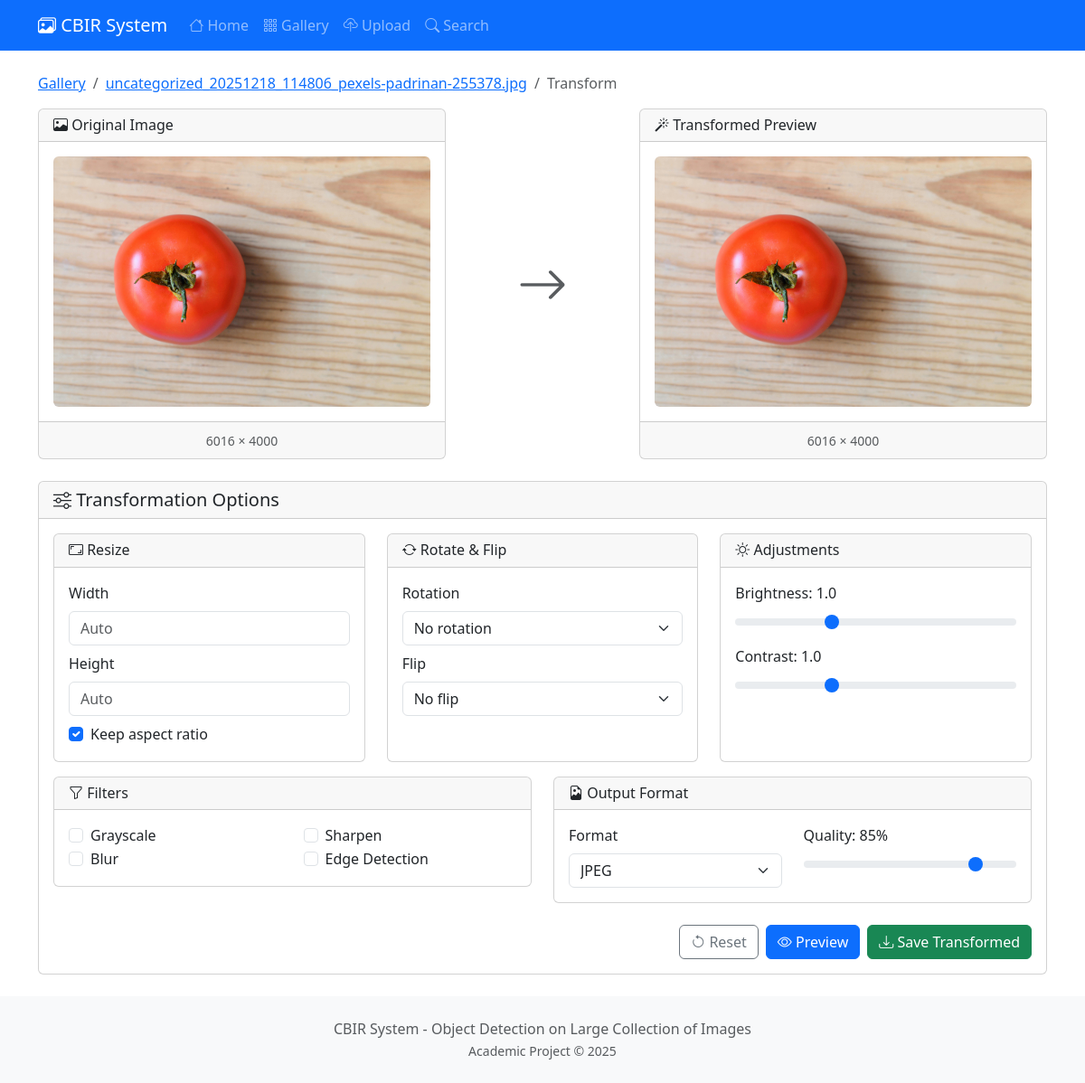
The page /image/12/transform/ on the database its author committed.
### core/models.py (models this page shows, shortened)
class Image(models.Model):
    file = models.ImageField(upload_to=image_upload_path)
    filename = models.CharField(max_length=255)
    category = models.CharField(max_length=100, null=True, blank=True)
    uploaded_at = models.DateTimeField(auto_now_add=True)
    width = models.IntegerField(default=0)
    height = models.IntegerField(default=0)
    file_size = models.IntegerField(default=0)  # in bytes
    features_extracted = models.BooleanField(default=False)
    feature_vector = models.BinaryField(null=True, blank=True)  # Serialized numpy array
    class Meta:
        ordering = ['-uploaded_at']
    @property
    def image(self):
        return self.file
    @property
    def original_filename(self):
        return self.filename

### core/views.py (the view, shortened to what this page needs)
# urls.py: path('image/<int:pk>/transform/', views.TransformView.as_view(), name='transform'),
class TransformView(View):
    template_name = 'core/transform.html'
    def get(self, request, pk):
        image = get_object_or_404(Image, pk=pk)
        form = TransformForm()
        return render(request, self.template_name, {
            'image': image,
            'form': form
        })

### templates/core/transform.html (shortened to what this page needs)
{% extends 'core/base.html' %}
{% block content %}
<nav aria-label="breadcrumb" class="mb-3">
    <ol class="breadcrumb">
        <li class="breadcrumb-item"><a href="{% url 'core:gallery' %}">Gallery</a></li>
        <li class="breadcrumb-item"><a href="{% url 'core:image_detail' image.id %}">{{ image.original_filename }}</a></li>
        <li class="breadcrumb-item active">Transform</li>
    </ol>
</nav>
<div class="row">
    <div class="col-md-5">
        <div class="card">
            <div class="card-header">
                <h6 class="mb-0"><i class="bi bi-image"></i> Original Image</h6>
            </div>
            <div class="card-body text-center">
                <img src="{{ image.image.url }}" class="img-fluid rounded" id="originalImage" alt="Original">
            </div>
            <div class="card-footer text-center">
                <small class="text-muted">{{ image.width }} × {{ image.height }}</small>
            </div>
        </div>
    </div>
    <div class="col-md-2 d-flex align-items-center justify-content-center">
        <i class="bi bi-arrow-right display-4 text-muted"></i>
    </div>
    <div class="col-md-5">
        <div class="card">
            <div class="card-header">
                <h6 class="mb-0"><i class="bi bi-magic"></i> Transformed Preview</h6>
            </div>
            <div class="card-body text-center">
                <img src="{{ image.image.url }}" class="img-fluid rounded" id="previewImage" alt="Preview">
            </div>
            <div class="card-footer text-center">
                <small class="text-muted" id="previewDimensions">{{ image.width }} × {{ image.height }}</small>
            </div>
        </div>
    </div>
</div>
<div class="card mt-4">
    <div class="card-header">
        <h5 class="mb-0"><i class="bi bi-sliders"></i> Transformation Options</h5>
    </div>
    <div class="card-body">
        <form method="post" id="transformForm">
            <div class="row">
                <div class="col-md-4">
                    <div class="card h-100">
                        <div class="card-header">
                            <h6 class="mb-0"><i class="bi bi-aspect-ratio"></i> Resize</h6>
                        </div>
                        <div class="card-body">
                            <div class="mb-2">
                                <label class="form-label">Width</label>
                                <input type="number" name="resize_width" class="form-control" placeholder="Auto" min="1" max="4096">
                            </div>
                            <div class="mb-2">
                                <label class="form-label">Height</label>
                                <input type="number" name="resize_height" class="form-control" placeholder="Auto" min="1" max="4096">
                            </div>
                            <div class="form-check">
                                <input type="checkbox" name="keep_aspect" class="form-check-input" id="keepAspect" checked>
                                <label class="form-check-label" for="keepAspect">Keep aspect ratio</label>
                            </div>
                        </div>
                    </div>
                </div>
                <div class="col-md-4">
                    <div class="card h-100">
                        <div class="card-header">
                            <h6 class="mb-0"><i class="bi bi-arrow-repeat"></i> Rotate & Flip</h6>
                        </div>
                        <div class="card-body">
                            <div class="mb-2">
                                <label class="form-label">Rotation</label>
                                <select name="rotation" class="form-select">
                                    <option value="0">No rotation</option>
                                </select>
                            </div>
                            <div class="mb-2">
                                <label class="form-label">Flip</label>
                                <select name="flip" class="form-select">
                                    <option value="">No flip</option>
                                </select>
                            </div>
                        </div>
                    </div>
                </div>
                <div class="col-md-4">
                    <div class="card h-100">
                        <div class="card-header">
                            <h6 class="mb-0"><i class="bi bi-brightness-high"></i> Adjustments</h6>
                        </div>
                        <div class="card-body">
                            <div class="mb-2">
                                <label class="form-label">Brightness: <span id="brightnessVal">1.0</span></label>
                                <input type="range" name="brightness" class="form-range" min="0.5" max="2" step="0.1" value="1" id="brightness">
                            </div>
                            <div class="mb-2">
                                <label class="form-label">Contrast: <span id="contrastVal">1.0</span></label>
                                <input type="range" name="contrast" class="form-range" min="0.5" max="2" step="0.1" value="1" id="contrast">
                            </div>
                        </div>
                    </div>
                </div>
            </div>
            <div class="row mt-3">
                <div class="col-md-6">
                    <div class="card">
                        <div class="card-header">
                            <h6 class="mb-0"><i class="bi bi-funnel"></i> Filters</h6>
                        </div>
                        <div class="card-body">
                            <div class="row">
                                <div class="col-6">
                                    <div class="form-check">
                                        <input type="checkbox" name="grayscale" class="form-check-input" id="grayscale">
                                        <label class="form-check-label" for="grayscale">Grayscale</label>
                                    </div>
                                    <div class="form-check">
                                        <input type="checkbox" name="blur" class="form-check-input" id="blur">
                                        <label class="form-check-label" for="blur">Blur</label>
                                    </div>
                                </div>
                                <div class="col-6">
                                    <div class="form-check">
                                        <input type="checkbox" name="sharpen" class="form-check-input" id="sharpen">
                                        <label class="form-check-label" for="sharpen">Sharpen</label>
                                    </div>
                                    <div class="form-check">
                                        <input type="checkbox" name="edge_detect" class="form-check-input" id="edgeDetect">
                                        <label class="form-check-label" for="edgeDetect">Edge Detection</label>
                                    </div>
                                </div>
                            </div>
                        </div>
                    </div>
                </div>
                <div class="col-md-6">
                    <div class="card">
                        <div class="card-header">
                            <h6 class="mb-0"><i class="bi bi-file-earmark-image"></i> Output Format</h6>
                        </div>
                        <div class="card-body">
                            <div class="row">
                                <div class="col-6">
                                    <label class="form-label">Format</label>
                                    <select name="output_format" class="form-select">
                                        <option value="jpeg">JPEG</option>
                                    </select>
                                </div>
                                <div class="col-6">
                                    <label class="form-label">Quality: <span id="qualityVal">85</span>%</label>
                                    <input type="range" name="quality" class="form-range" min="10" max="100" step="5" value="85" id="quality">
                                </div>
                            </div>
                        </div>
                    </div>
                </div>
            </div>
            <div class="mt-4 d-flex gap-2 justify-content-end">
                <button type="button" class="btn btn-outline-secondary" onclick="resetForm()">
                    <i class="bi bi-arrow-counterclockwise"></i> Reset
                </button>
                <button type="submit" class="btn btn-primary" name="action" value="preview">
                    <i class="bi bi-eye"></i> Preview
                </button>
                <button type="submit" class="btn btn-success" name="action" value="save">
                    <i class="bi bi-download"></i> Save Transformed
                </button>
            </div>
        </form>
    </div>
</div>
{% endblock %}

### static/css/style.css (style rules this page uses)
body { min-height: 100vh; display: flex; flex-direction: column; }
#previewImage { max-height: 400px; object-fit: contain; }
#originalImage { max-height: 400px; object-fit: contain; }

### rows shown on the page
Image: original_filename "uncategorized_20251218_114806_pexels-padrinan-255378.jpg", image (picture), width "6016", height "4000"
